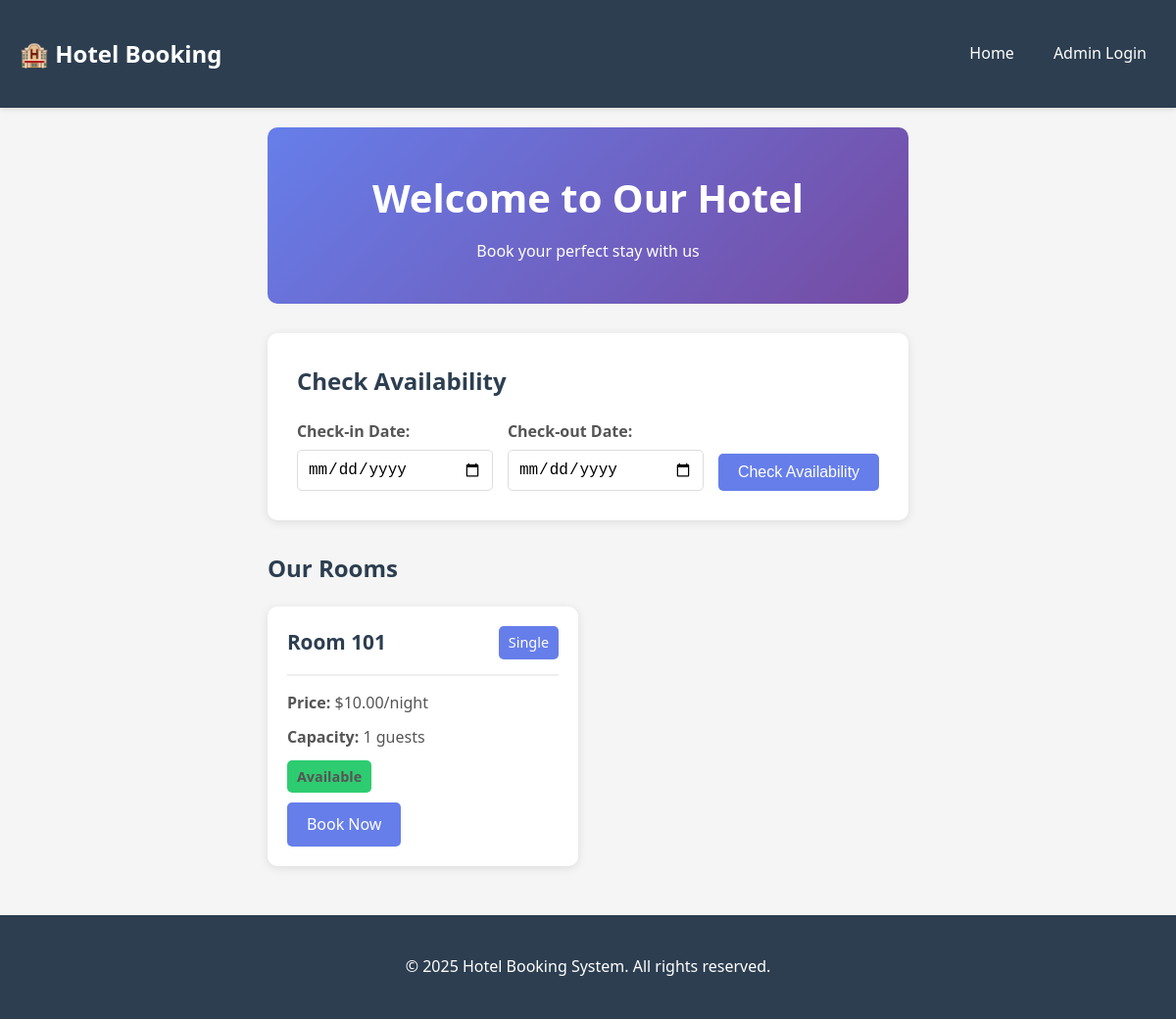
The page / on the database its author committed.
### tables this page shows
CREATE TABLE rooms (
    room_id INTEGER PRIMARY KEY AUTOINCREMENT,
    room_number VARCHAR(10) UNIQUE NOT NULL,
    room_type VARCHAR(50) NOT NULL,
    price_per_night DECIMAL(10, 2) NOT NULL,
    capacity INTEGER NOT NULL,
    amenities TEXT,
    status VARCHAR(20) DEFAULT 'available' CHECK(status IN ('available', 'occupied', 'maintenance')),
    created_at TIMESTAMP DEFAULT CURRENT_TIMESTAMP
);

### app.py (the view)
@app.route('/')
def index():
    conn = db.get_db()
    rooms = conn.execute('''
        SELECT * FROM rooms
        WHERE status = 'available'
        ORDER BY room_number
    ''').fetchall()
    conn.close()
    return render_template('index.html', rooms=rooms)

### database.py (called while the page is built)
def get_db():
    conn = sqlite3.connect(DATABASE)
    conn.row_factory = sqlite3.Row
    return conn

### templates/index.html (shortened to what this page needs)
{% extends "base.html" %}
{% block content %}
<div class="hero">
    <h1>Welcome to Our Hotel</h1>
    <p>Book your perfect stay with us</p>
</div>
<div class="availability-check">
    <h2>Check Availability</h2>
    <form id="availabilityForm" class="form-inline">
        <div class="form-group">
            <label for="check_in">Check-in Date:</label>
            <input type="date" id="check_in" name="check_in" required>
        </div>
        <div class="form-group">
            <label for="check_out">Check-out Date:</label>
            <input type="date" id="check_out" name="check_out" required>
        </div>
        <button type="submit" class="btn btn-primary">Check Availability</button>
    </form>
</div>
<div class="rooms-section">
    <h2>Our Rooms</h2>
    <div class="rooms-grid">
        {% for room in rooms %}
        <div class="room-card">
            <div class="room-header">
                <h3>Room {{ room.room_number }}</h3>
                <span class="room-type">{{ room.room_type }}</span>
            </div>
            <div class="room-details">
                <p><strong>Price:</strong> ${{ "%.2f"|format(room.price_per_night) }}/night</p>
                <p><strong>Capacity:</strong> {{ room.capacity }} guests</p>
                <p class="room-status status-{{ room.status }}">{{ room.status|title }}</p>
            </div>
            <a href="{{ url_for('book', room_id=room.room_id) }}" class="btn btn-primary">Book Now</a>
        </div>
        {% endfor %}
    </div>
</div>
{% endblock %}

### static/css/style.css (style rules this page uses)
* { margin: 0; padding: 0; box-sizing: border-box; }
body { font-family: 'Segoe UI', Tahoma, Geneva, Verdana, sans-serif; line-height: 1.6; color: #333; background-color: #f5f5f5; min-height: 100vh; display: flex; flex-direction: column; }
.hero { text-align: center; padding: 40px 20px; background: linear-gradient(135deg, #667eea 0%, #764ba2 100%); color: white; border-radius: 10px; margin-bottom: 30px; }
.hero h1 { font-size: 2.5rem; margin-bottom: 10px; }
.form-group { margin-bottom: 20px; }
.form-group label { display: block; margin-bottom: 5px; font-weight: 600; color: #555; }
.form-group input, .form-group select, .form-group textarea { width: 100%; padding: 10px; border: 1px solid #ddd; border-radius: 5px; font-size: 1rem; }
.form-inline { display: flex; gap: 15px; align-items: end; flex-wrap: wrap; }
.form-inline .form-group { margin-bottom: 0; flex: 1; min-width: 200px; }
.btn { padding: 10px 20px; border: none; border-radius: 5px; cursor: pointer; font-size: 1rem; text-decoration: none; display: inline-block; transition: all 0.3s; }
.btn-primary { background-color: #667eea; color: white; }
.rooms-section { margin-top: 30px; margin-bottom: 30px; }
.rooms-section h2 { margin-bottom: 20px; color: #2c3e50; }
.rooms-grid { display: grid; grid-template-columns: repeat(auto-fill, minmax(300px, 1fr)); gap: 20px; margin-top: 20px; }
.room-card { background: white; border-radius: 10px; padding: 20px; box-shadow: 0 2px 10px rgba(0,0,0,0.1); transition: transform 0.3s, box-shadow 0.3s; }
.room-header { display: flex; justify-content: space-between; align-items: center; margin-bottom: 15px; padding-bottom: 15px; border-bottom: 2px solid #eee; }
.room-header h3 { color: #2c3e50; font-size: 1.3rem; }
.room-type { background-color: #667eea; color: white; padding: 5px 10px; border-radius: 5px; font-size: 0.9rem; }
.room-details p { margin-bottom: 10px; color: #555; }
.room-status { display: inline-block; padding: 5px 10px; border-radius: 5px; font-size: 0.9rem; font-weight: 600; }
.status-available { background-color: #2ecc71; color: white; }
.availability-check { background: white; padding: 30px; border-radius: 10px; margin-bottom: 30px; box-shadow: 0 2px 10px rgba(0,0,0,0.1); }
.availability-check h2 { margin-bottom: 20px; color: #2c3e50; }

### rows shown on the page
rooms: room_number "101", room_type "Single", price_per_night "10.00", capacity "1", status "Available"
